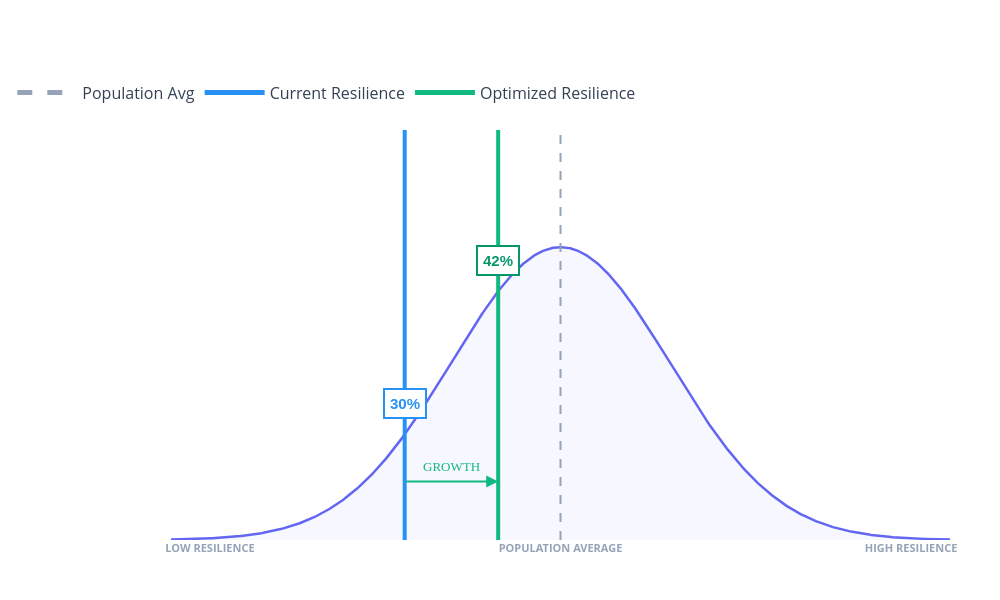

The code cell stored with this chart in its notebook:
### Code cell
fig.show()

### Figure 1 — Plotly figure (JSON) as saved in the notebook; plotly's stock layout.template omitted (floating-point values rounded to 4 significant figures; data arrays with more than 128 entries replaced by an {"elided": "..."} marker saying what was removed)
{"data": [{"fill": "tozeroy", "fillcolor": "rgba(99, 102, 241, 0.05)", "hoverinfo": "skip", "line": {"color": "#6366f1", "width": 2.5}, "mode": "lines", "showlegend": false, "type": "scatter", "x": {"elided": "1000 float values"}, "y": {"elided": "1000 float values"}}, {"line": {"color": "#94a3b8", "dash": "dash", "width": 3}, "mode": "lines", "name": "Population Avg", "type": "scatter", "x": [null], "y": [null]}, {"line": {"color": "#2791F5", "width": 5}, "mode": "lines", "name": "Current Resilience", "type": "scatter", "x": [null], "y": [null]}, {"line": {"color": "#10b981", "width": 5}, "mode": "lines", "name": "Optimized Resilience", "type": "scatter", "x": [null], "y": [null]}], "layout": {"annotations": [{"arrowcolor": "#10b981", "arrowhead": 2, "arrowsize": 1.2, "arrowwidth": 2, "ax": 30, "axref": "x", "ay": 0.005699, "ayref": "y", "showarrow": true, "text": "", "x": 42, "xref": "x", "y": 0.005699, "yref": "y"}, {"font": {"color": "#10b981", "family": "Arial Black", "size": 13}, "showarrow": false, "text": "GROWTH", "x": 36, "xref": "x", "y": 0.005699, "yref": "y", "yshift": 15}, {"bgcolor": "white", "bordercolor": "#2791F5", "borderpad": 5, "borderwidth": 2, "font": {"color": "#2791F5", "family": "Arial", "size": 15}, "showarrow": false, "text": "<b>30%</b>", "x": 30, "y": 0.01327}, {"bgcolor": "white", "bordercolor": "#059669", "borderpad": 5, "borderwidth": 2, "font": {"color": "#059669", "family": "Arial", "size": 15}, "showarrow": false, "text": "<b>42%</b>", "x": 42, "y": 0.0272}], "height": 600, "legend": {"font": {"color": "#334155", "size": 16}, "itemsizing": "constant", "itemwidth": 60, "orientation": "h", "x": 0.2, "xanchor": "center", "y": 1.05, "yanchor": "bottom"}, "margin": {"b": 60, "l": 50, "r": 50, "t": 130}, "paper_bgcolor": "white", "plot_bgcolor": "white", "shapes": [{"line": {"color": "#94a3b8", "dash": "dash", "width": 2}, "type": "line", "x0": 50, "x1": 50, "xref": "x", "y0": 0, "y1": 1, "yref": "y domain"}, {"line": {"color": "#2791F5", "width": 4}, "type": "line", "x0": 30, "x1": 30, "xref": "x", "y0": 0, "y1": 1, "yref": "y domain"}, {"line": {"color": "#10b981", "width": 4}, "type": "line", "x0": 42, "x1": 42, "xref": "x", "y0": 0, "y1": 1, "yref": "y domain"}], "showlegend": true, "width": 1000, "xaxis": {"range": [0, 100], "showgrid": false, "tickfont": {"color": "#94a3b8", "size": 11}, "ticktext": ["<b>LOW RESILIENCE</b>", "<b>POPULATION AVERAGE</b>", "<b>HIGH RESILIENCE</b>"], "tickvals": [5, 50, 95], "zeroline": false}, "yaxis": {"range": [0, 0.03989], "visible": false}}}
